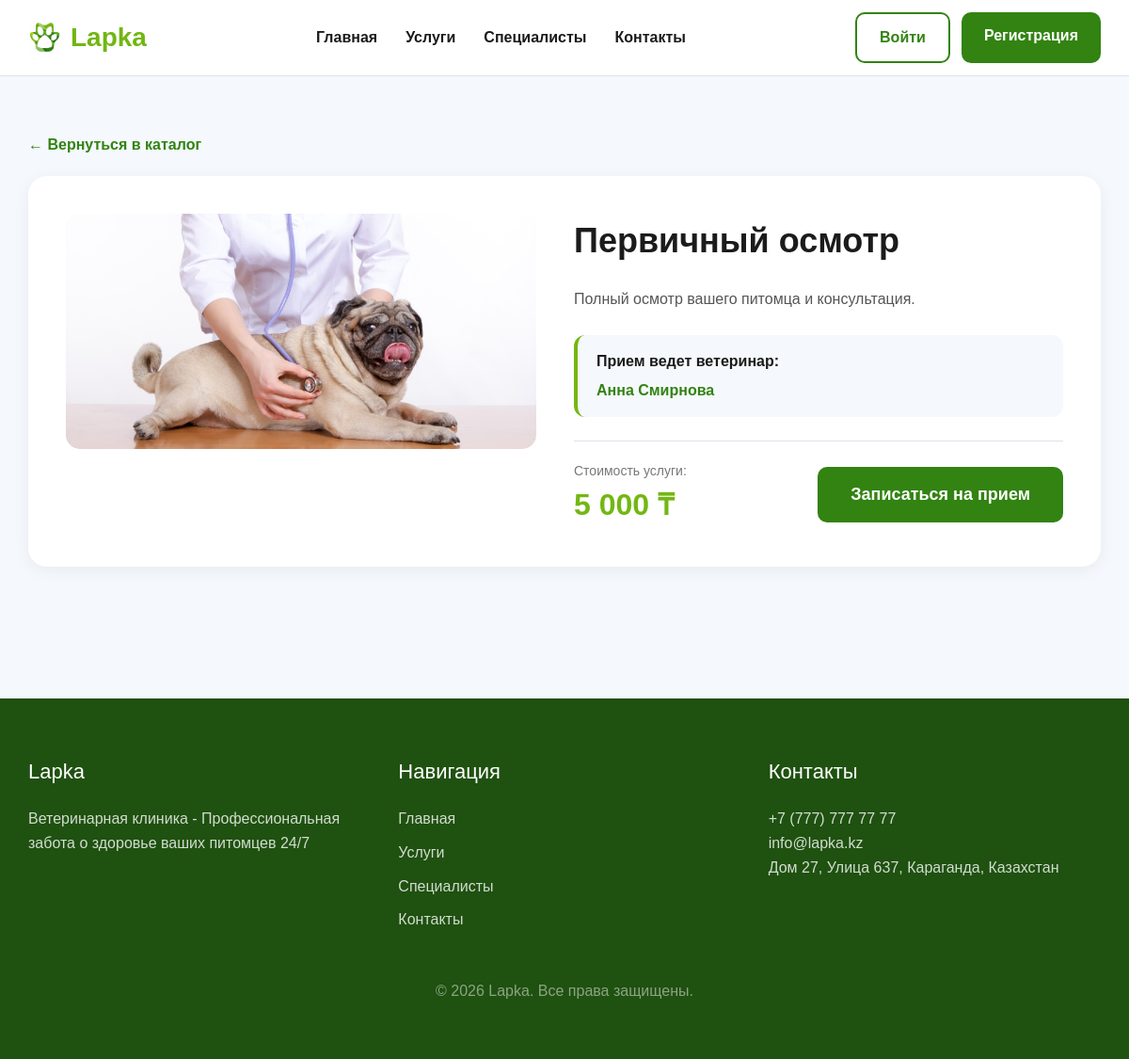
Screenshot of /detail.php?id=1 with the database file from the repository.
### tables this page shows
CREATE TABLE `services` (
  `id` int NOT NULL,
  `name` varchar(150) NOT NULL,
  `description` text,
  `price` int NOT NULL,
  `image` varchar(100) NOT NULL,
  `doctor_id` int DEFAULT NULL
);

CREATE TABLE `doctors` (
  `id` int NOT NULL,
  `name` varchar(100) NOT NULL,
  `specialty` varchar(100) NOT NULL
);

### detail.php (the view, shortened to what this page needs)
<?php
require_once 'config/db.php';
$id = intval($_GET['id'] ?? 0);
$stmt = $pdo->prepare("
    SELECT services.*, doctors.name AS doctor_name
    FROM services
    LEFT JOIN doctors ON services.doctor_id = doctors.id
    WHERE services.id = ?
");
$stmt->execute([$id]);
$service = $stmt->fetch();
?>
<!DOCTYPE html>
<html lang="ru">
<head>
  <link rel="stylesheet" href="css/style.css">
</head>
<body>
<?php include 'includes/header.php'; ?>
<main class="container" style="padding: 60px 0;">
  <a href="catalog.php" style="color: #328312; text-decoration: none; font-weight: bold; display: inline-block; margin-bottom: 20px;">&larr; Вернуться в каталог</a>
  <div class="detail-wrapper" style="display: flex; gap: 40px; background: white; padding: 40px; border-radius: 20px; box-shadow: 0 4px 18px rgba(0,0,0,0.06);">
    <div class="detail-image" style="flex: 1; max-width: 500px;">
      <img src="<?= htmlspecialchars($service['image']) ?>" alt="<?= htmlspecialchars($service['name']) ?>" onerror="this.onerror=null; this.src='https://via.placeholder.com/500x350?text=Услуга';" style="width: 100%; height: auto; border-radius: 15px; object-fit: cover;">
    </div>
    <div class="detail-info" style="flex: 1; display: flex; flex-direction: column;">
      <h1 style="font-size: 36px; margin-bottom: 20px; color: #1b1b1b;"><?= htmlspecialchars($service['name']) ?></h1>
      <p style="font-size: 16px; color: #555; line-height: 1.7; margin-bottom: 25px;">
        <?= htmlspecialchars($service['description']) ?>
      </p>
      <div style="background: #f5f8fc; padding: 15px 20px; border-radius: 12px; margin-bottom: 25px; border-left: 4px solid #73B713;">
        <h4 style="margin-bottom: 5px; color: #1b1b1b;">Прием ведет ветеринар:</h4>
        <p style="font-weight: bold; color: #328312; font-size: 16px;">
          <?= htmlspecialchars($service['doctor_name'] ?? 'Дежурный врач клиники') ?>
        </p>
      </div>
      <div style="margin-top: auto; display: flex; align-items: center; justify-content: space-between; border-top: 1px solid #dce3ea; padding-top: 20px;">
        <div>
          <span style="font-size: 14px; color: #777; display: block;">Стоимость услуги:</span>
          <span style="color: #73B713; font-size: 32px; font-weight: bold;"><?= number_format($service['price'], 0, '.', ' ') ?> ₸</span>
        </div>
        <a href="book.php?id=<?= $service['id'] ?>" class="btn btn-primary" style="padding: 15px 35px; font-size: 18px;">Записаться на прием</a>
      </div>
    </div>
  </div>
</main>
<?php include 'includes/footer.php'; ?>
</body>
</html>

### css/style.css (style rules this page uses)
* { margin: 0; padding: 0; box-sizing: border-box; }
body { font-family: Arial, sans-serif; background: #f5f8fc; color: #1b1b1b; line-height: 1.6; }
.container { width: 1200px; max-width: 95%; margin: 0 auto; }
.btn { padding: 12px 24px; border-radius: 10px; text-decoration: none; font-weight: bold; transition: 0.2s; display: inline-block; }
.btn-primary { background: #328312; color: white; }

### rows the page displays
services: image (picture), name "Первичный осмотр", description "Полный осмотр вашего питомца и консультация.", doctor.name "Анна Смирнова", price "5 000"
